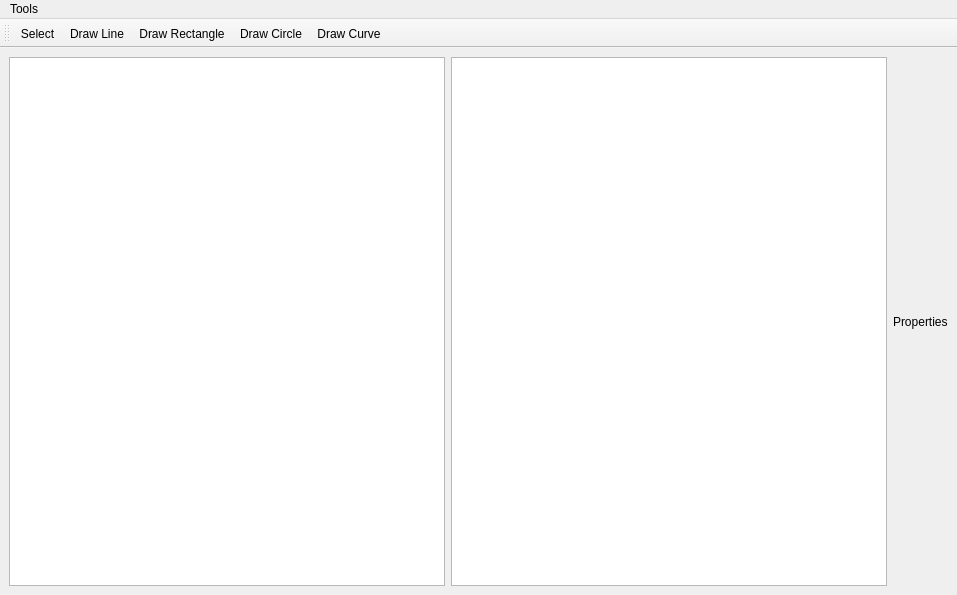
<?xml version="1.0" encoding="UTF-8"?>
<ui version="4.0">
 <class>MainWindow</class>
 <widget class="QMainWindow" name="MainWindow">
  <property name="geometry">
   <rect>
    <x>0</x>
    <y>0</y>
    <width>957</width>
    <height>595</height>
   </rect>
  </property>
  <property name="windowTitle">
   <string>Geometry Editor</string>
  </property>
  <widget class="QWidget" name="centralwidget">
   <layout class="QHBoxLayout" name="mainLayout">
    <item>
     <widget class="QTreeWidget" name="projectTree">
      <property name="headerHidden">
       <bool>true</bool>
      </property>
      <column>
       <property name="text">
        <string notr="true">1</string>
       </property>
      </column>
     </widget>
    </item>
    <item>
     <widget class="QGraphicsView" name="graphicsView"/>
    </item>
    <item>
     <layout class="QVBoxLayout" name="propertiesLayout">
      <item>
       <widget class="QLabel" name="labelProperties">
        <property name="text">
         <string>Properties</string>
        </property>
       </widget>
      </item>
     </layout>
    </item>
   </layout>
  </widget>
  <widget class="QMenuBar" name="menubar">
   <property name="geometry">
    <rect>
     <x>0</x>
     <y>0</y>
     <width>957</width>
     <height>22</height>
    </rect>
   </property>
   <widget class="QMenu" name="menuTools">
    <property name="title">
     <string>Tools</string>
    </property>
    <addaction name="actionSelect"/>
    <addaction name="actionDrawLine"/>
    <addaction name="actionDrawRect"/>
    <addaction name="actionDrawCircle"/>
    <addaction name="actionDrawCurve"/>
   </widget>
   <addaction name="menuTools"/>
  </widget>
  <widget class="QToolBar" name="mainToolBar">
   <property name="windowTitle">
    <string>Tools</string>
   </property>
   <attribute name="toolBarArea">
    <enum>TopToolBarArea</enum>
   </attribute>
   <attribute name="toolBarBreak">
    <bool>false</bool>
   </attribute>
   <addaction name="actionSelect"/>
   <addaction name="actionDrawLine"/>
   <addaction name="actionDrawRect"/>
   <addaction name="actionDrawCircle"/>
   <addaction name="actionDrawCurve"/>
  </widget>
  <action name="actionSelect">
   <property name="text">
    <string>Select</string>
   </property>
   <property name="checkable">
    <bool>true</bool>
   </property>
  </action>
  <action name="actionDrawLine">
   <property name="text">
    <string>Draw Line</string>
   </property>
   <property name="checkable">
    <bool>true</bool>
   </property>
  </action>
  <action name="actionDrawRect">
   <property name="text">
    <string>Draw Rectangle</string>
   </property>
   <property name="checkable">
    <bool>true</bool>
   </property>
  </action>
  <action name="actionDrawCircle">
   <property name="text">
    <string>Draw Circle</string>
   </property>
   <property name="checkable">
    <bool>true</bool>
   </property>
  </action>
  <action name="actionDrawCurve">
  <property name="text">
    <string>Draw Curve</string>
  </property>
  <property name="checkable">
    <bool>true</bool>
  </property>
</action>
 </widget>
 <resources/>
 <connections/>
</ui>
